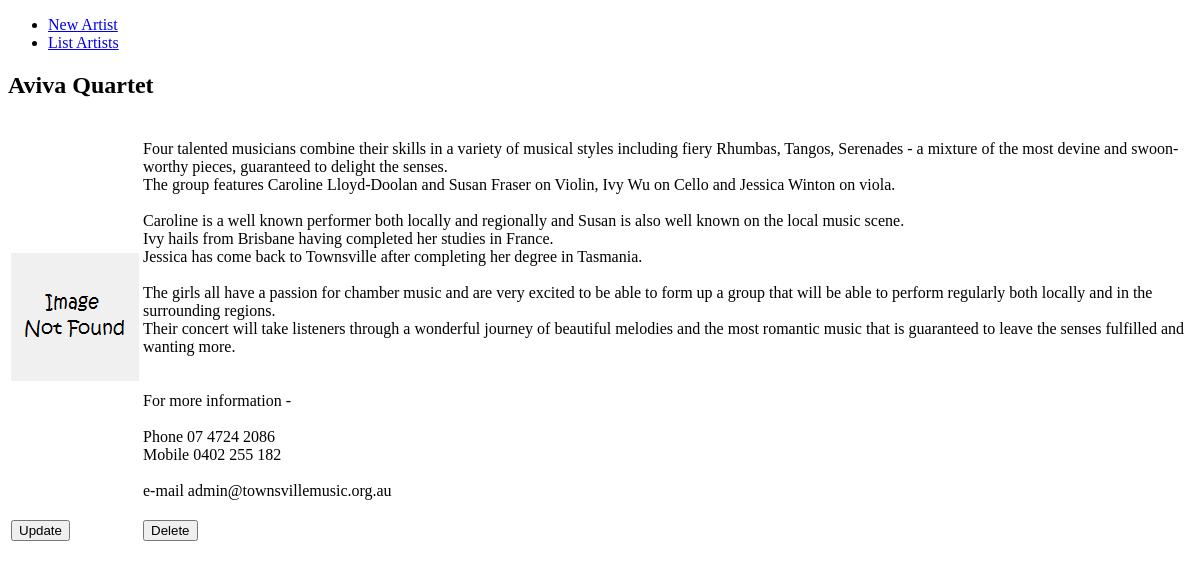
/artist/view.php?id=41, run on the app's committed database.
### tables this page shows
CREATE TABLE `artists` (
	`id`	INTEGER NOT NULL PRIMARY KEY AUTOINCREMENT UNIQUE,
	`name`	TEXT NOT NULL,
	`image`	TEXT NOT NULL,
	`info`	TEXT NOT NULL,
	`is_featured`	INTEGER NOT NULL
);

### artist/view.php (the view, shortened to what this page needs)
<?php
include("../include/utils.php");
include("../include/connect.php");
$sql = $dbh->prepare("SELECT * from artists where id=:id");
$sql->bindValue(":id", $_REQUEST["id"]);
$sql->execute();
$row = $sql->fetch();
$name = $row['name'];
include("../include/header.php");
?>
<h2><?php echo $name; ?></h2>
<form class="artistDisplay" name="artist" method="post" action="<?php echo getLink('/artists/'); ?>">
    <table>
        <tr>
            <td rowspan=2><?php echo getImageElement($row['image']); ?></td>
        </tr>
        <tr>
            <td><p><?php echo str_replace("\n", "<br/>", $row['info']); ?></p></td>
        </tr>
        <tr>
            <td><input type="submit" name="submit" value="Update" class="updateButton"></td>
            <td><input type="submit" name="submit" value="Delete" class="deleteButton"></td>
        </tr>
    </table>
</form>
<?php
    include("../include/footer.php");
?>

### data on the page
artists: name "Aviva Quartet", info "Four talented musicians combine their skills in a variety of musical styles including fiery Rhumbas, Tangos, Serenades - a mixture of the most devine and swoon-worthy pieces, guaranteed to delight the senses. The group features Caroline Lloyd-Doolan and Susan Fraser on Violin, Ivy Wu on Cello and Jessica Winton on viola. Caroline is a well known performer both locally and regionally and Susan is also well known on the local music scene. Ivy hails from Brisbane having completed her studies in France. Jessica has come back to Townsville after completing her degree in Tasmania. The girls all have a passion for chamber music and are very excited to be able to form up a group that will be able…"
